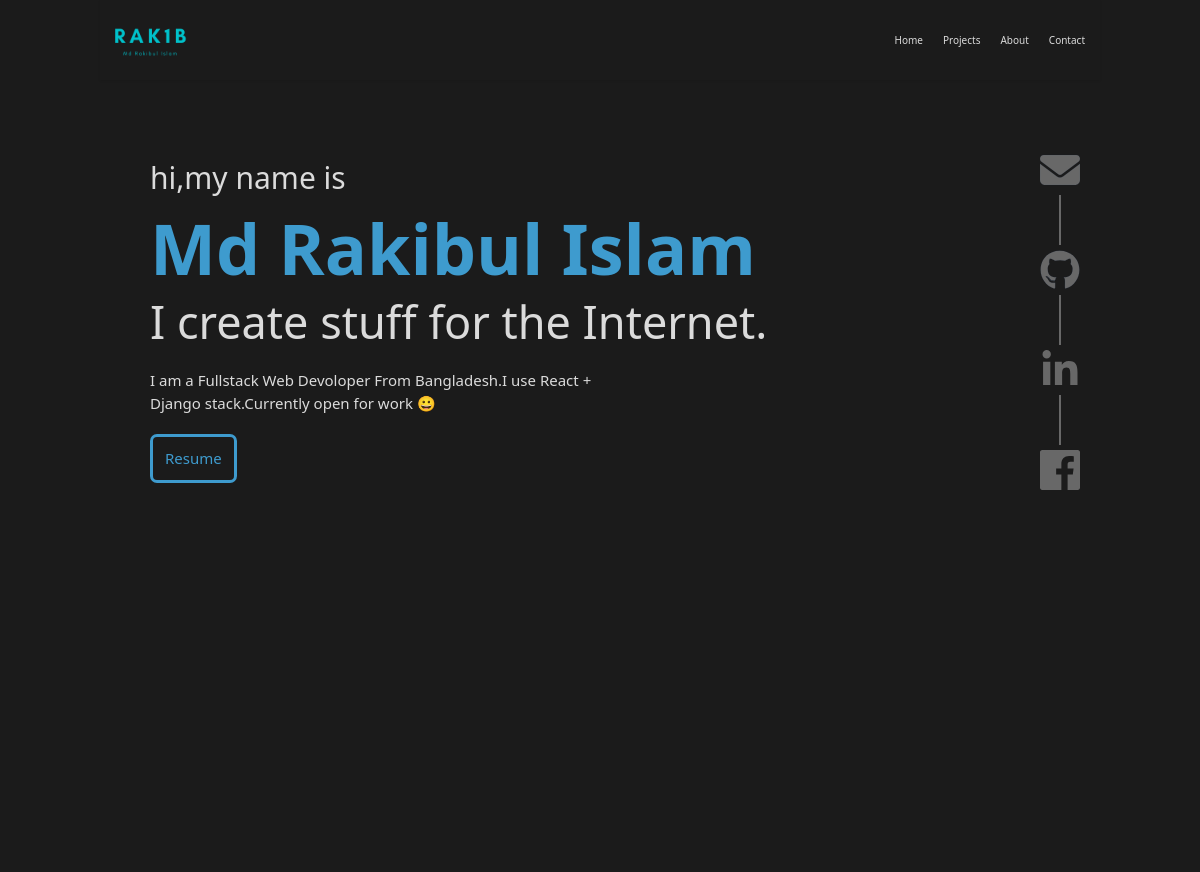
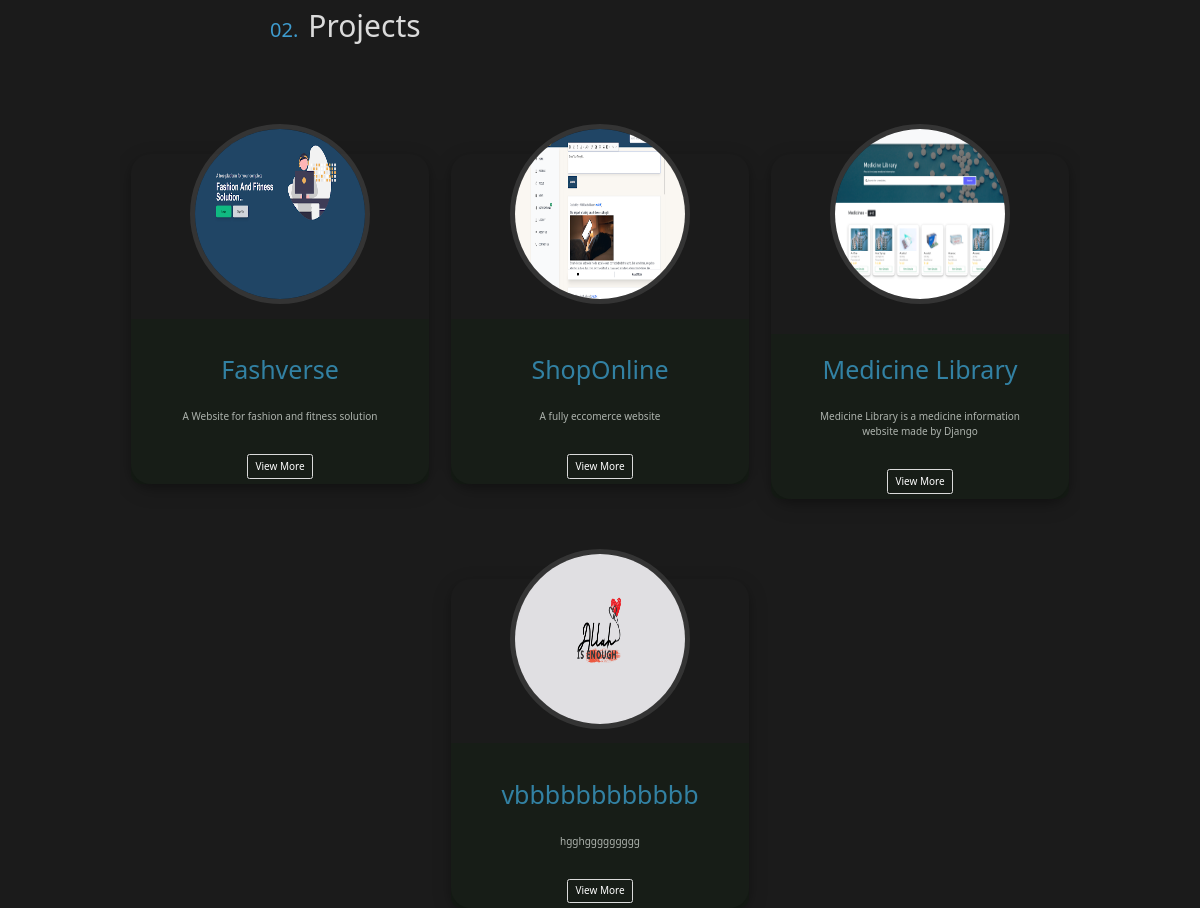
Screenshot of /rak1b with the database file from the repository (2 pictures, top to bottom).
### EditPortfolio/models.py (models this page shows, shortened)
class NavbarModel(models.Model):
    user = models.ForeignKey(User,on_delete=models.CASCADE)
    logo = models.ImageField(upload_to ='projects/')
    resume = models.FileField(upload_to ='resume/')

class heroModel(models.Model):
    username = models.CharField(max_length=100,null=True,blank=True)
    before_name = models.CharField(max_length=100,null=True,blank=True,default="Hi,my name is..")
    fullname = models.CharField(max_length=100,null=True,blank=True,default="FirstName LastName")
    before_description = models.CharField(max_length=100,null=True,blank=True,default="I create stuff for the Internet.")
    description = models.CharField(max_length=100,null=True,blank=True,default="I am a Fullstack Web Devoloper From Bangladesh.I use React + Django stack.Currently open for work 😀")
    created = models.DateTimeField(auto_now_add=True,null=True,blank=True)
    facebook =  models.CharField(max_length=100,null=True,blank=True)
    linkedin =  models.CharField(max_length=100,null=True,blank=True)
    github =  models.CharField(max_length=100,null=True,blank=True)
    mail =  models.CharField(max_length=100,null=True,blank=True)

class projectsModel(models.Model):
    user = models.ForeignKey(User,on_delete=models.CASCADE)
    title = models.CharField(max_length=250)
    short_description = models.CharField(max_length=250)
    full_description = FroalaField()
    image = models.ImageField(upload_to ='projects/')
    created = models.DateTimeField(auto_now_add=True)

### Portfolio_Theme/models.py (models this page shows, shortened)
class Theme (models.Model):
    user = models.ForeignKey(User,on_delete=models.CASCADE)
    color1 = models.CharField(max_length=15)
    color2 = models.CharField(max_length=15)
    color3 = models.CharField(max_length=15)

### PublishedPortfolio/views.py (the view, shortened to what this page needs)
# urls.py: path("<str:name>",publishedView,name="published"),
def publishedView(request,name):
  user = User.objects.filter(username=name).first()
  navdetails = NavbarModel.objects.filter(user=user.id).first()
  if user:
    hero_contents = heroModel.objects.filter(username=name).first()
    hero_contents_default = heroModel.objects.filter(username="default").first()
    pmodel = projectsModel.objects.filter(user = user)
    theme = Theme.objects.filter(user=user).first()
    if hero_contents is not None:
        data = {
            "check": 1,
            'before_name': hero_contents.before_name,
            'name': hero_contents.fullname,
            'before_description': hero_contents.before_description,
            'description': hero_contents.description,
        }
    return render(request, "published/index.html", context={
        'data': data,
        'projects' : pmodel,
        'theme':theme,
        'navbar':navdetails
    })
  else:
    return HttpResponse("User dont exists,please create a account")

### templates/published/index.html (shortened to what this page needs)
{% extends "base.html" %}
 {% load static %}
 {% block css %}
<link rel="stylesheet" href="{% static 'css/navbar.css' %}" type="text/css" />
<link
  rel="stylesheet"
  href="{% static 'css/edit/edit.css' %}"
  type="text/css"
/>
{% endblock %}
  {% block content %}
  <div style="background: {{color}};"  class="background_full">
    {% include "navbar/navbar.html" %}
     {% include "Hero/hero.html" with data=data %}
     {% include "projects/projects_container.html" with published=1 %}
  </div>
{% endblock %}

### templates/navbar/navbar.html (shortened to what this page needs)
{% load static %}
<nav id="home" class="navbar shadow-sm  navbar-expand-lg nav_container">
    <a class="navbar-brand text-capitalize text-xl" href="#"><img class="logo_image" src="{{navbar.logo.url}}" alt=""> </a>
    <div class="ms-auto   " id="navbarNav">
      <ul  id = "phone_nav" class="navbar-nav phone_nav menu_hide  ">
        <li class="nav-item me-3 active">
          <a class="nav-link" href="#home">Home </a>
        </li>
        <li class="nav-item me-3">
          <a class="nav-link" href="#projects">Projects</a>
        </li>
        <li class="nav-item me-3">
          <a class="nav-link" href="#about">About</a>
        </li>
        <li class="nav-item me-3">
          <a class="nav-link" href="#contact">Contact</a>
        </li>
      </ul>
    </div>
  </nav>

### templates/Hero/hero.html (shortened to what this page needs)
<section id="hero_container">
<div class="port_hero" id="home">
  <div class="hero_left">
    <h3 id="main_before_name">{{data.before_name}}</h3>
    <h2 id="main_name">{{data.name}}</h2>
    <h4 id="main_before_desc">{{data.before_description}}</h4>
    <p id="main_desc">
      {{data.description}}
    </p>
    <button class="btn resume_btn "><a class=""
       {% if navbar.resume %}
      href="{{navbar.resume.url}}"
      {% else %}
      href="/"
      {%endif%}
      >Resume</a></button>
  </div>
  {% include 'hero/social.html' %}
</div>
</section>

### templates/projects/project.html (shortened to what this page needs)
{%load static%}
<div
  class="card__container position-relative project"
  id="project_{{project.id}}"
>
  <div class="position-absolute its_back"></div>
  <div class="card__image">
    <img src="{{project.image.url}}" alt="Not Found" />
  </div>
  <div class="card__header">
    <h1>{{project.title}}</h1>
  </div>
  <div class="card__desc"><p>{{project.short_description }}</p></div>
  <div
    class="btn btn-outline-success view_more"
    onclick="showProject('{{project.id}}')"
  >
    View More
  </div>
</div>

### static/css/index.css (style rules this page uses)
:root { --transition: all 0.25s cubic-bezier(0.645, 0.045, 0.355, 1); --white : #DDDDDD; --dark : #222831; --navy-dark:#30475E; --pink-red:#F05454; --font-mono: "SF Mono", "Fira Code", "Fira Mono", "Roboto Mono", monospace; --font-sans: "Calibre","San Francisco","SF Pro Text",-apple-system,system-ui,sans-serif; }
:root { --transition: all 0.25s cubic-bezier(0.645, 0.045, 0.355, 1); --white : #DDDDDD; --dark : #222831; --navy-dark:#30475E; --pink-red:#F05454; --font-mono: "SF Mono", "Fira Code", "Fira Mono", "Roboto Mono", monospace; --font-sans: "Calibre","San Francisco","SF Pro Text",-apple-system,system-ui,sans-serif; --font-segoe:"Segoe UI Regular"; --font-segoe:"Segoe UI Regular"; --font-segoe-bold:"Segoe UI Bold"; }
html { font-size: 62.5%; font-family: var(--font-mono); scroll-behavior: smooth; }
.background_full { width: 100%; height: auto; overflow-y: hidden; }
@media only screen and (max-width: 1200px) { .port_hero h2 { font-size: 4rem; } }

### static/css/signup.css (style rules this page uses)
*, *::before, *::after { box-sizing: border-box; }

### static/css/Hero/hero.css (style rules this page uses)
#hero_container { width: 100vw; height: 100vh; }
.port_hero { height: auto; min-height: 100vh; width: auto; min-width: 50vw; display: flex; margin: 0 30rem; position: relative; }
.hero_left { margin-top: 1rem; }
.port_hero h3 { color: var(--white); font-size: 3rem; margin-top: 7rem; font-style: var(--font-mono); }
.port_hero h2 { font-size: clamp(5rem, 7rem, 10rem); font-style: var(--font-sans); margin-top: 1rem; color: var(--pink-red); font-weight: bold; }
.port_hero h4 { font-size: 4.5rem ; color: var(--white); }
.port_hero p { font-size: 1.5rem; color: var(--white); max-width: 45rem; margin: 2rem 0; }
.resume_btn { outline: none; border: none; border: 3px solid var(--pink-red); border-radius: 7px; padding: 10px 12px; }
.resume_btn a { color: var(--white) !important; text-decoration: none; background: none; font-size: 15px; color: var(--pink-red) !important; }

### static/css/projects/projects.css (style rules this page uses)
.card__container { display: flex; flex-direction: column; color: antiquewhite; align-items: center; width: 31%; margin: 4% 1%; box-shadow: 0 4px 8px 0 rgba(0, 0, 0, 0.2), 0 6px 20px 0 rgba(0, 0, 0, 0.19); height: auto; border-radius: 2rem; justify-content: center; transition: 0.5s ease-in-out; }
.card__header { color: var(--pink-red); font-size:1rem; }
.card__desc { text-align: center; width: 70%; color: var(--white); margin: 2rem 0; }
.card__image { width: 20rem; height: 20rem; display: flex; justify-content: center; align-items: center; position: relative; }
.card__image img { transform: translateY(-4rem); transition: 0.5s ease-in-out; border-radius: 50%; border-radius: 50%; width: 18rem; height: 18rem; border: 5px solid #ffffff1c; }
.its_back { background: #0D260D38; width: 100%; height: 16.5rem; bottom: 0; border-radius: 0 0 10px 10px; z-index: 0; }
.view_more { z-index: 10; color: white; border: 1px solid var(--white); margin-bottom: 5px; }
@media (min-width: 850px) and (max-width: 1200px) { .card__container { min-width: 30%; margin: auto; margin-top: 8rem; } }

### static/css/background_color/bg.css (style rules this page uses)
body { background-color: var(--navy-dark); }

### static/css/animation.css (style rules this page uses)
* { margin: 0px; padding: 0px; }

### static/css/navbar.css (style rules this page uses)
.nav_container { height: 80px !important; --hum__color: var(--pink-red); --hum_width: 3rem; --hum_height: 0.2rem; --hum_before_width: 3rem; --hum_before_height: 0.2rem; --hum_after_width: 3rem; --hum_after_height: 0.2rem; }
.nav_container a { cursor: pointer; color: var(--white); text-decoration: none; }
.nav_container { margin:0 10rem; }

### static/css/edit/edit.css (style rules this page uses)
.logo_image { width: 100px; height: 100px; border-radius: 50%; }
@media only screen and (min-width: 751px) and (max-width: 1300px) { .navbar-nav { flex-direction: row; } }
@media only screen and (min-width: 751px) and (max-width: 1300px) { .port_hero { margin: 0 15rem; } }

### rows the page displays
NavbarModel: logo (picture)
heroModel: before_name "hi,my name is", name "Md Rakibul Islam", before_description "I create stuff for the Internet.", description "I am a Fullstack Web Devoloper From Bangladesh.I use React + Django stack.Currently open for work 😀"
projectsModel: image (picture), title "Fashverse", short_description "A Website for fashion and fitness solution"
projectsModel: image (picture), title "ShopOnline", short_description "A fully eccomerce website"
projectsModel: image (picture), title "Medicine Library", short_description "Medicine Library is a medicine information website made by Django"
projectsModel: image (picture), title "vbbbbbbbbbbbb", short_description "hgghggggggggg"
